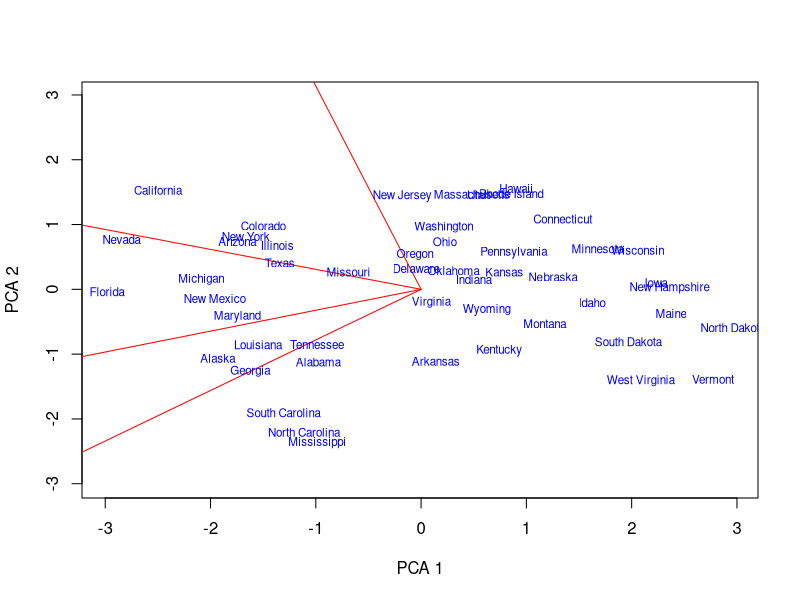
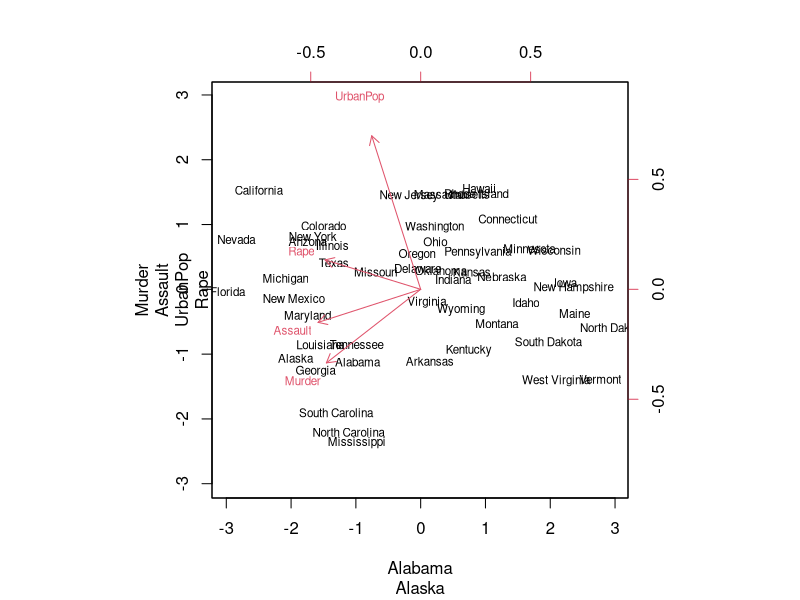
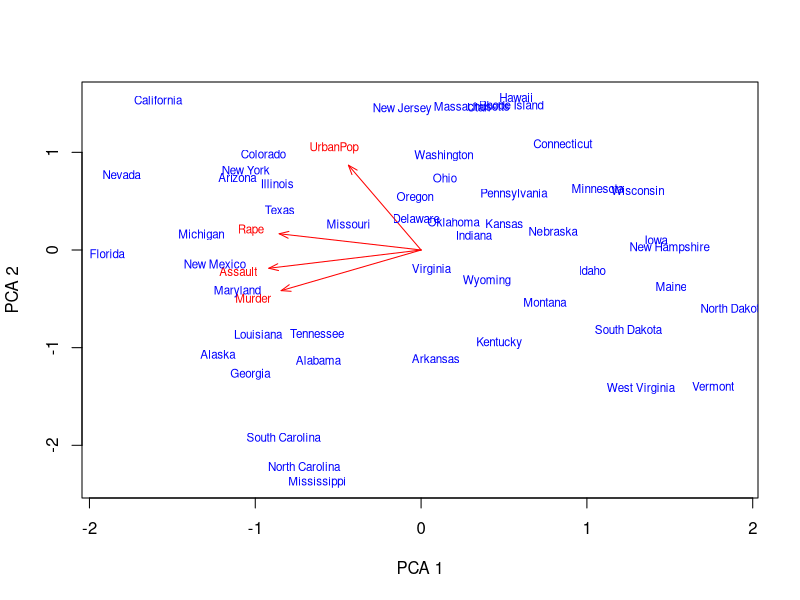
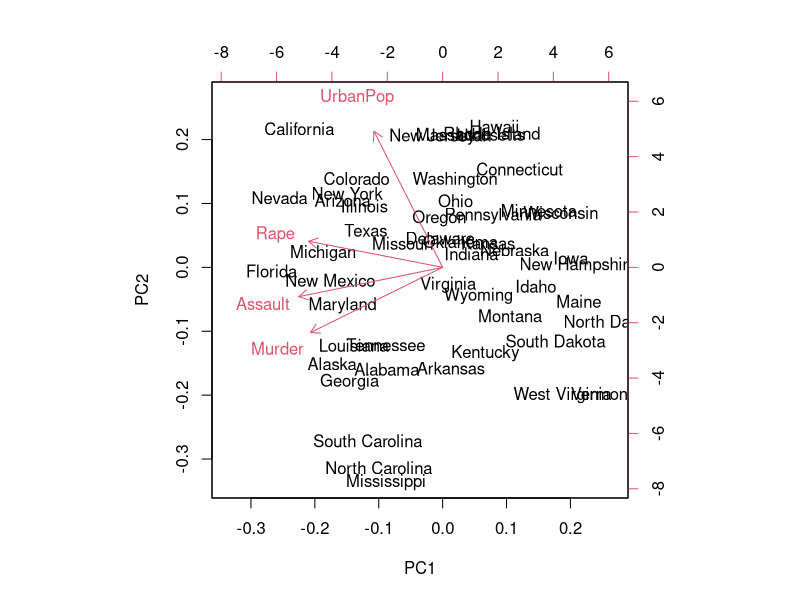
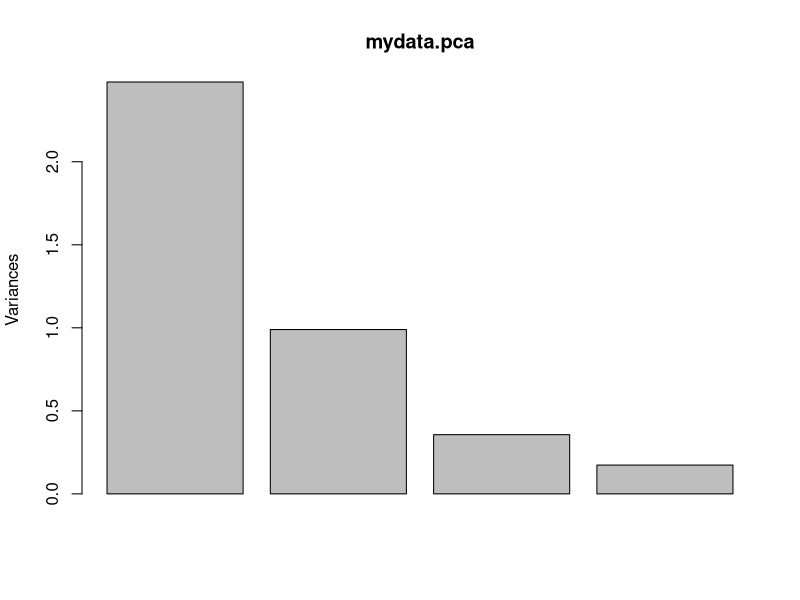
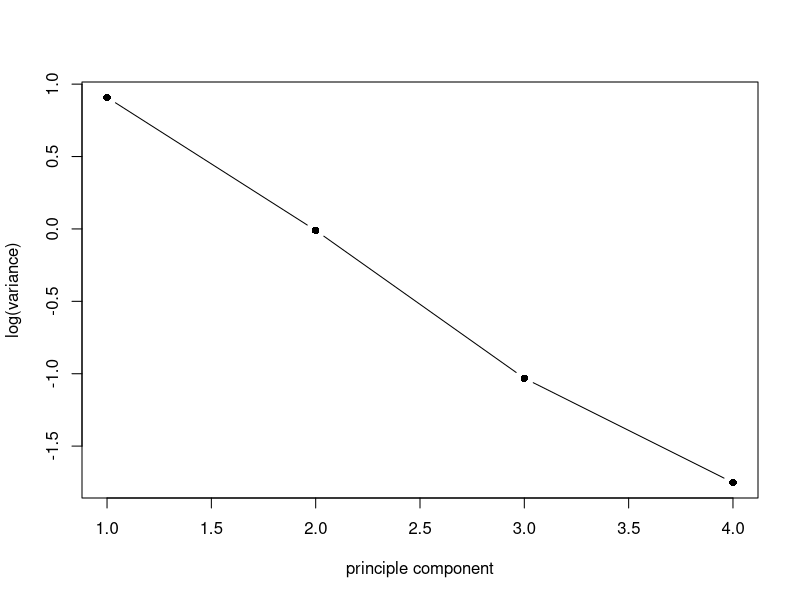

The R script that drew these images, in order:
# http://strata.uga.edu/software/pdf/pcaTutorial.pdf

data("USArrests")
mydata <- USArrests

#pca
  mydata.pca <- prcomp(mydata, retx=TRUE, center=TRUE,
                         scale.=TRUE)
  # variable means set to zero, and variances set to one
  # sample scores stored in mydata.pca$x
  # loadings stored in mydata.pca$rotation
  # singular values (square roots of eigenvalues) stored
  # in mydata.pca$sdev
  # variable means stored in mydata.pca$center
  # variable standard deviations stored in mydata.pca$scale
  sd <- mydata.pca$sdev
  loadings <- mydata.pca$rotation
  rownames(loadings) <- colnames(mydata)
  scores <- mydata.pca$x


#DO pca by hand
  R <- cor(mydata)
  # calculate a correlation matrix
  myEig <- eigen(R)
  # find the eigenvalues and eigenvectors of correlation matrix
  # eigenvalues stored in myEig$values
  # eigenvectors (loadings) stored in myEig$vectors
  sdLONG <- sqrt(myEig$values)
  # calculating singular values from eigenvalues
  loadingsLONG <- myEig$vectors
  
  rownames(loadingsLONG) <- colnames(mydata)
  # saving as loadings, and setting rownames
  standardize <- function(x) {(x - mean(x))/sd(x)}
  X <- apply(mydata, MARGIN=2, FUN=standardize)
  # transforming data to zero mean and unit variance
  scoresLONG <- X %*% loadingsLONG
  # calculating scores from eigenanalysis results


#compare results by hand
  range(sd - sdLONG)
  range(loadings - loadingsLONG)
  range(scores - scoresLONG)
  
#distance biplot
  quartz(height=7, width=7)
  plot(scores[,1], scores[,2], xlab="PCA 1", ylab="PCA 2",
         type="n", xlim=c(min(scores[,1:2]), max(scores[,1:2])),
         ylim=c(min(scores[,1:2]), max(scores[,1:2])))
  arrows(0,0,loadings[,1]*10,loadings[,2]*10, length=0.1,
           angle=20, col="red")
  # note that this scaling factor of 10 may need to be changed,
  # depending on the data set
  text(loadings[,1]*10*1.2,loadings[,2]*10*1.2,
         rownames(loadings), col="red", cex=0.7)
  # 1.2 scaling insures that labels are plotted just beyond
  # the arrows
  text(scores[,1],scores[,2], rownames(scores), col="blue",
         cex=0.7)
  
  quartz(height=7, width=7)
  biplot(scores[,1:2], loadings[,1:2], xlab=rownames(scores),
           ylab=rownames(loadings), cex=0.7)
  # using built-in biplot function
  
# Do a correlation biplot (see Legendre & Legendre, 1998, p. 404)
  quartz(height=7, width=7)
  plot(scores[,1]/sd[1], scores[,2]/sd[2], xlab="PCA 1",
         ylab="PCA 2", type="n")
  arrows(0,0,loadings[,1]*sd[1],loadings[,2]*sd[2], length=0.1, angle=20, col="red")
  text(loadings[,1]*sd[1]*1.2,loadings[,2]*sd[2]*1.2,
       rownames(loadings), col="red", cex=0.7)
  text(scores[,1]/sd[1],scores[,2]/sd[2], rownames(scores),
         col="blue", cex=0.7)
  # 1.2 scaling insures that labels are plotted just beyond
  # the arrows
  quartz(height=7, width=7)
  biplot(mydata.pca)
  # using built-in biplot function of prcomp(); note that only
  # the top and right axes match the coordinates of the points;
  # also note that still doesn't quite replicate the correlation
  # biplot. It???s unclear what this function really does.
  
# Calculate the correlation coefficients between variables and principal components
  correlations <- t(loadings)*sd
  # find the correlation of all the variables with all PC's
  correlations <- cor(scores,mydata)
  # another way to find these correlations
  
  quartz(height=7, width=7)
  plot(mydata.pca)
  # using built-in function for prcomp; may not show all PCs
  quartz(height=7, width=7)
  plot(log(sd^2), xlab="principle component",
       ylab="log(variance)", type="b", pch=16)
  # using a general plot, with variance on a log scale
  
# Find variance along each principal component and the eigenvalues
  newsd <- sd(scores)
  max (sd - newsd)
  # finds maximum difference between the standard deviation form 
  # prcomp and the standard deviation calculated longhand;
  # should be close to zero
  eigenvalues <- sd^2
  sum(eigenvalues)
  # should equal number of variables
  length(mydata)
  # number of variables